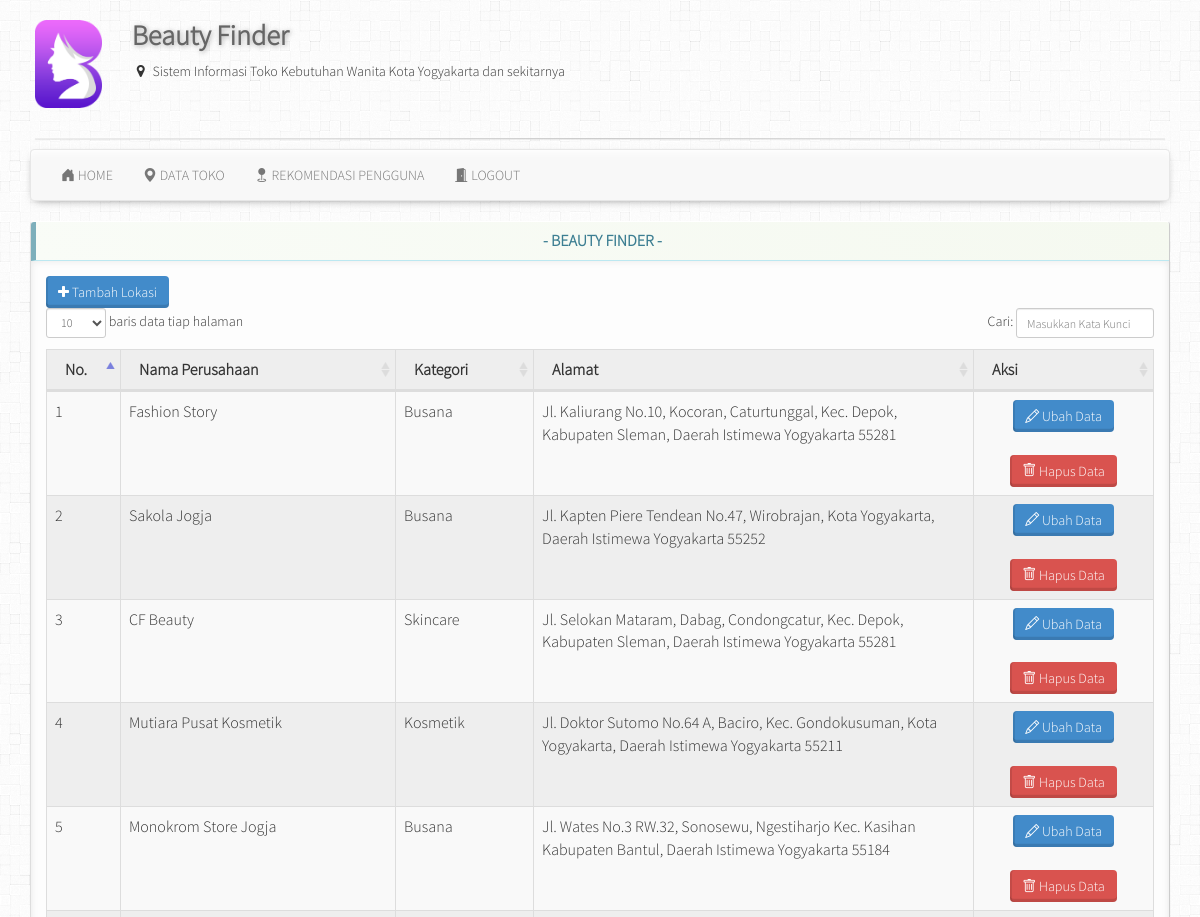
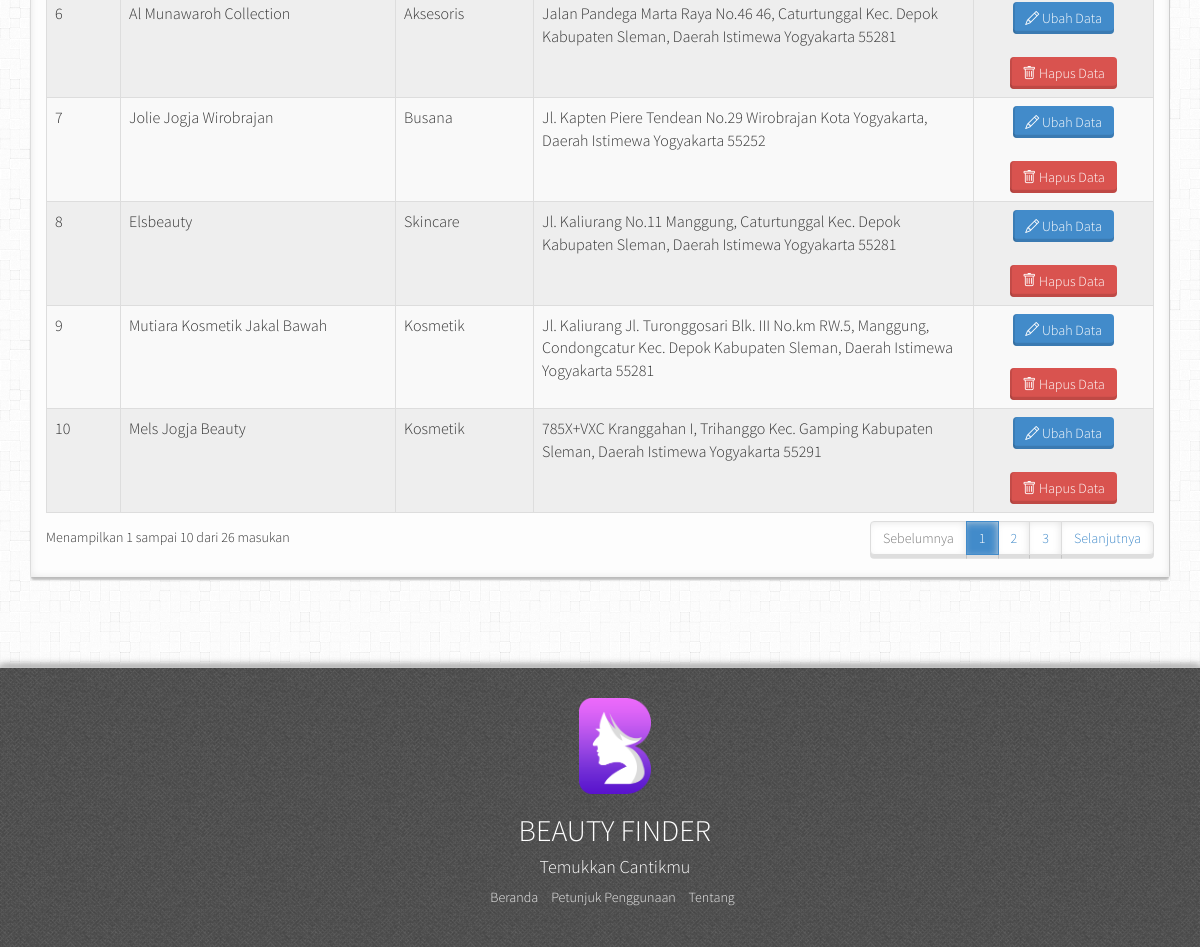
Screenshot of /admin/data.php (signed in) with the database file from the repository (2 pictures, top to bottom).
### tables this page shows
CREATE TABLE `toko` (
  `id` int(11) NOT NULL AUTO_INCREMENT,
  `nama_toko` varchar(255) NOT NULL,
  `id_kategori` int(11) NOT NULL,
  `img` text DEFAULT NULL,
  `alamat` text NOT NULL,
  `latitude` varchar(50) NOT NULL,
  `longitude` varchar(50) NOT NULL,
  `username` varchar(100) NOT NULL,
  `verifikasi` enum('Ya','Tidak') NOT NULL,
  PRIMARY KEY (`id`)
);

CREATE TABLE `kategori` (
  `id_kategori` int(11) NOT NULL AUTO_INCREMENT,
  `nama_kategori` varchar(100) NOT NULL,
  `simbol` text DEFAULT NULL,
  PRIMARY KEY (`id_kategori`)
);

### admin/data.php (the view, shortened to what this page needs)
<?php
include_once "koneksi.php";
$title = "BEAUTY FINDER";
include_once "header.php";
?>
<div class="row">
  <div class="col-md-12">
    <div class="panel panel-info panel-dashboard">
      <div class="panel-heading centered">
        <h2 class="panel-title"><strong> - <?php echo $title ?> - </strong></h2>
      </div>
      <div class="panel-body">
        <div class="btn-group">
          <a href="data_add.php" rel="tooltip" data-placement="top" class="btn btn-primary">
            <i class="fa fa-plus"></i> Tambah Lokasi</a>&nbsp;
        </div>
        <table class="table table-bordered table-striped table-admin">
          <thead>
            <tr>
              <th width="5%">No.</th>
              <th width="20%">Nama Perusahaan</th>
              <th width="10%">Kategori</th>
              <th width="32%">Alamat</th>
              <th width="13%">Aksi</th>
            </tr>
          </thead>
          <tbody>
            <?php
            $data_toko = mysqli_query(
              $conn,
              "SELECT toko.id,toko.nama_toko,kategori.nama_kategori,toko.alamat
              FROM toko INNER JOIN kategori ON toko.id_kategori = kategori.id_kategori WHERE verifikasi = 'Ya'"
            );
            $no = 1;
            if ($data_toko) {
              while ($row = mysqli_fetch_array($data_toko)) {
            ?>
                <tr>
                  <td><?php echo $no; ?></td>
                  <td><?php echo $row['nama_toko']; ?></td>
                  <td><?php echo $row['nama_kategori']; ?></td>
                  <td><?php echo $row['alamat']; ?></td>
                  <td align="center">
                    <a href="data_edit.php?id=<?php echo $row['id']; ?>" data-original-title="Lihat File" data-placement="top" class="btn btn-primary">
                      <i class="bi bi-pencil"></i></i> Ubah Data</a>
                    <br><br>
                    <a href="data_delete.php?id=<?php echo $row['id']; ?>" data-original-title="Lihat File" data-placement="top" class="btn btn-danger w-100">
                      <i class="bi bi-trash"></i> Hapus Data</a>
                  </td>
                </tr>
            <?php $no++;
              }
            }
            ?>
          </tbody>
        </table>
      </div>
    </div>
  </div>
</div>
</div>
<?php include_once "footer.php" ?>

### admin/css/style.css (style rules this page uses)
body { background: url("../img/background.png"); font-family: sistem; }
.btn { border: 0; border-bottom: 0; border-left: 0; font-weight: '900'; box-shadow: inset 0 -3.2px rgba(0, 0, 0, 0.12), inset 2px 0 rgba(0, 0, 0, 0.1); outline: none; -webkit-outline: none; -o-outline: none; -moz-outline: none; }
.centered { width: 100%; text-align: center; }
.table-admin { background: #eee; font-size: 16px; }
.panel-dashboard { border-top: 1px solid #fff; border-left: 1px solid #ddd; border-right: 1px solid #ccc; border-bottom: 1px solid #bbb; box-shadow: 0px 3px 2px -1px #BEBEBE; }
.panel-dashboard>.panel-heading { border-left: 5px solid #7DAFBB; color: #3C7E92; font-weight: bold; background: #f9fcf7; background: -moz-linear-gradient(45deg, #f9fcf7 0%, #f5f9f0 100%); background: -webkit-gradient(linear, left bottom, right top, color-stop(0%, #f9fcf7), color-stop(100%, #f5f9f0)); background: -webkit-linear-gradient(45deg, #f9fcf7 0%, #f5f9f0 100%); background: -o-linear-gradient(45deg, #f9fcf7 0%, #f5f9f0 100%); background: -ms-linear-gradient(45deg, #f9fcf7 0%, #f5f9f0 100%); background: linear-gradient(45deg, #f9fcf7 0%, #f5f9f0 100%); filter: progid:DXImageTransform.Microsoft.gradient( startColorstr='#f9fcf7', endColorstr='#f5f9f0', GradientType=1 ); }
.panel-dashboard>.panel-body { background: #fdfdfd; box-shadow: 0px 0px 10px -2px #ddd inset; }

### rows the page displays
toko: nama_toko "Fashion Story", id_kategori.nama_kategori "Busana", alamat "Jl. Kaliurang No.10, Kocoran, Caturtunggal, Kec. Depok, Kabupaten Sleman, Daerah Istimewa Yogyakarta 55281"
toko: nama_toko "Sakola Jogja", id_kategori.nama_kategori "Busana", alamat "Jl. Kapten Piere Tendean No.47, Wirobrajan, Kota Yogyakarta, Daerah Istimewa Yogyakarta 55252"
toko: nama_toko "CF Beauty", id_kategori.nama_kategori "Skincare", alamat "Jl. Selokan Mataram, Dabag, Condongcatur, Kec. Depok, Kabupaten Sleman, Daerah Istimewa Yogyakarta 55281"
toko: nama_toko "Mutiara Pusat Kosmetik", id_kategori.nama_kategori "Kosmetik", alamat "Jl. Doktor Sutomo No.64 A, Baciro, Kec. Gondokusuman, Kota Yogyakarta, Daerah Istimewa Yogyakarta 55211"
toko: nama_toko "Monokrom Store Jogja", id_kategori.nama_kategori "Busana", alamat "Jl. Wates No.3 RW.32, Sonosewu, Ngestiharjo Kec. Kasihan Kabupaten Bantul, Daerah Istimewa Yogyakarta 55184"
toko: nama_toko "Al Munawaroh Collection", id_kategori.nama_kategori "Aksesoris", alamat "Jalan Pandega Marta Raya No.46 46, Caturtunggal Kec. Depok Kabupaten Sleman, Daerah Istimewa Yogyakarta 55281"
toko: nama_toko "Jolie Jogja Wirobrajan", id_kategori.nama_kategori "Busana", alamat "Jl. Kapten Piere Tendean No.29 Wirobrajan Kota Yogyakarta, Daerah Istimewa Yogyakarta 55252"
toko: nama_toko "Elsbeauty", id_kategori.nama_kategori "Skincare", alamat "Jl. Kaliurang No.11 Manggung, Caturtunggal Kec. Depok Kabupaten Sleman, Daerah Istimewa Yogyakarta 55281"
toko: nama_toko "Mutiara Kosmetik Jakal Bawah", id_kategori.nama_kategori "Kosmetik", alamat "Jl. Kaliurang Jl. Turonggosari Blk. III No.km RW.5, Manggung, Condongcatur Kec. Depok Kabupaten Sleman, Daerah Istimewa Yogyakarta 55281"
toko: nama_toko "Mels Jogja Beauty", id_kategori.nama_kategori "Kosmetik", alamat "785X+VXC Kranggahan I, Trihanggo Kec. Gamping Kabupaten Sleman, Daerah Istimewa Yogyakarta 55291"

### other values shown
$title "BEAUTY FINDER"
